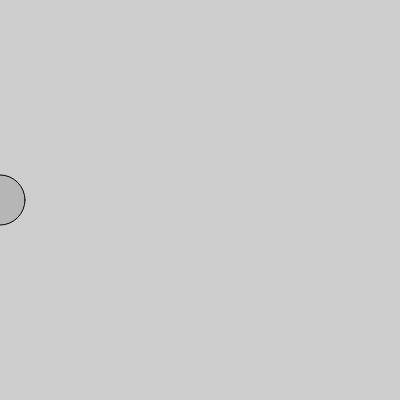
Frame 1 (no input)
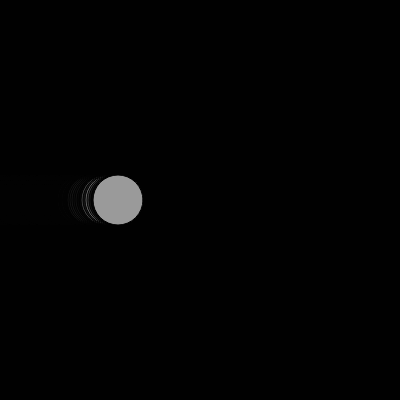
Frame 60 (no input)
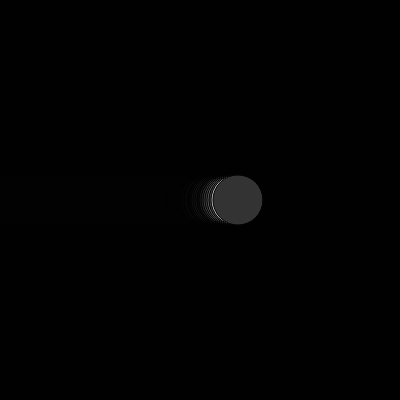
Frame 120 (the mouse pressed at the canvas centre since frame 60)

The p5.js sketch that drew these frames (run headless with seeded random() and noise() and a simulated clock; from frame 60 on, the mouse is pressed at the canvas centre):

// p5.js sketch
// ── sketch.js
// DDM2008 — Activity 2a
// (Mode Switch, 20 min)

let x = 0;        // ellipse x-position
let size = 50;    // ellipse size (you can change this in your if/else)
let bgColor;      // background color set by switch(key)

function setup() {
  createCanvas(400, 400);
  bgColor = color(1, 50);
}

function draw() {
  background(bgColor);
  
  fill(random(0, 255));
  ellipse(x, height / 2, size);
  
  x += 2;
  // Wrap around when it exits the right edge
  if (x > width + size / 2) {
    x = 0;
  }
}

// --- Mode switching with number keys: 1, 2, 3 ---
function keyPressed() {
  switch (key) {
    case '1':
      noStroke;
      fill(random(200, 250), (130, 151), (9, 12));
      ellipse(x, random(height/2), size*4);
      break;
    case '2':
      noStroke;
      fill(random(50, 255), (130, 200), (3, 230));
      rect(x, random(height/2), size*4);
      break;
    case '3':
      noStroke;
      fill(random(20, 255), (0, 56), (80, 109));
      triangle(x, random(height/9), random(width/10), 100, 200, 
      size*4);
      break;
    default:
      bgColor = color(0);     // grey
      
  }
    
}
